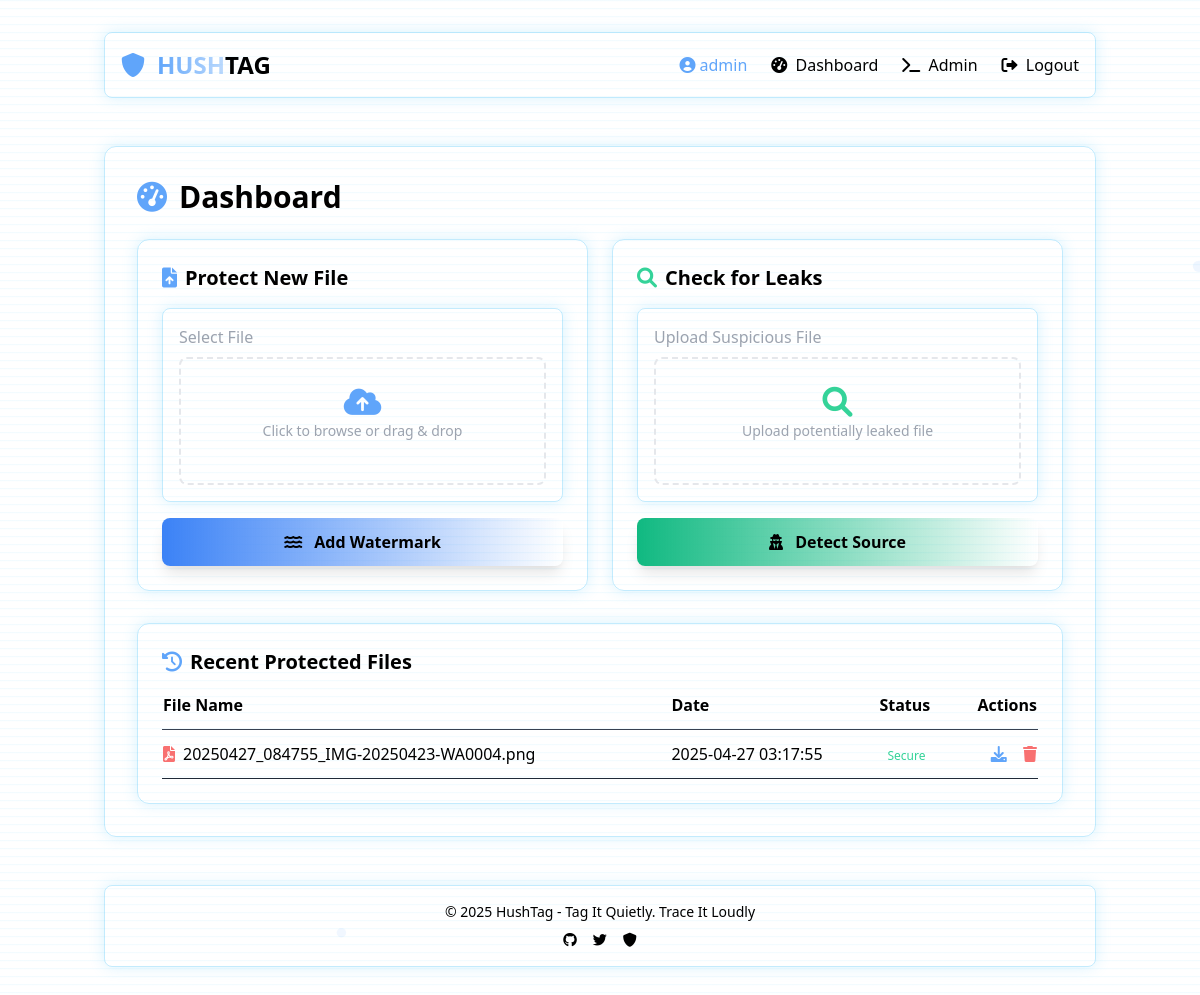
The page /dashboard (signed in) on the database as committed earlier.
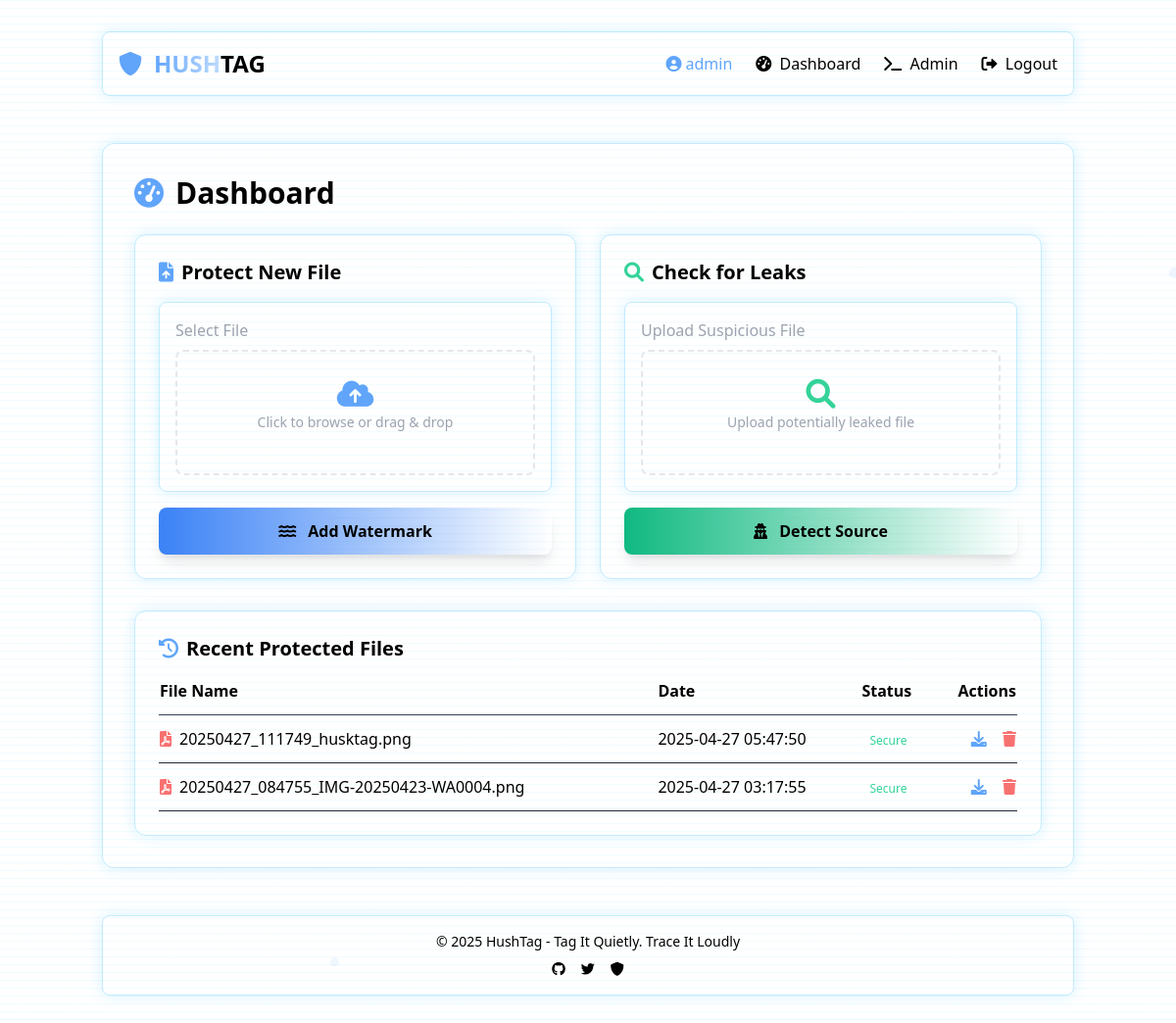
The same page on the database as committed later.
### tables this page shows
CREATE TABLE files (
                id INTEGER PRIMARY KEY AUTOINCREMENT,
                user_id INTEGER NOT NULL,
                original_name TEXT NOT NULL,
                watermarked_name TEXT NOT NULL,
                watermark TEXT NOT NULL,
                uploaded_at TIMESTAMP DEFAULT CURRENT_TIMESTAMP,
                FOREIGN KEY (user_id) REFERENCES users (id)
            );

### app/routes/main.py (the view)
@main_bp.route("/dashboard")
@login_required
def dashboard():
    user_files = get_user_files(session["user_id"])
    return render_template("dashboard.html", files=user_files)

### app/__init__.py (called while the page is built)
def create_app():
    app = Flask(__name__, template_folder="../templates", static_folder="../static")
    app.config.from_object("config")
    init_db(app)
    from .routes.auth import auth_bp
    from .routes.main import main_bp
    from .routes.api import api_bp
    from .routes.admin import admin_bp
    app.register_blueprint(auth_bp)
    app.register_blueprint(main_bp)
    app.register_blueprint(api_bp, url_prefix="/api")
    app.register_blueprint(admin_bp, url_prefix="/admin")
    @app.context_processor
    def inject_user():
        return dict(current_user=current_user)
    return app

### app/db.py (called while the page is built)
def get_db():
    if "db" not in g:
        g.db = sqlite3.connect(Config.DATABASE)
        g.db.row_factory = sqlite3.Row
    return g.db

def get_user_files(user_id):
    db = get_db()
    return db.execute(
        "SELECT id, original_name, watermarked_name, uploaded_at FROM files WHERE user_id = ? ORDER BY uploaded_at DESC",
        (user_id,),
    ).fetchall()

### templates/dashboard.html (shortened to what the changed rows need)
{% extends "base.html" %} {% block content %}
<div>
  <h2 class="text-3xl font-bold mb-6 flex items-center">
    <i class="fas fa-tachometer-alt text-blue-400 mr-3"></i>
    <span>Dashboard</span>
  </h2>
  <div class="mt-8 cyber-border rounded-xl p-6">
    <div class="overflow-x-auto">
      <table class="w-full">
        <thead>
          <tr class="text-left border-b border-gray-700">
            <th class="pb-3">File Name</th>
            <th class="pb-3">Date</th>
            <th class="pb-3">Status</th>
            <th class="pb-3 text-right">Actions</th>
          </tr>
        </thead>
        <tbody>
          {% for file in files %}
          <tr
            class="border-b border-gray-800 hover:bg-gray-800/50 transition-colors"
          >
            <td class="py-3">
              <div class="flex items-center">
                <i class="fas fa-file-pdf text-red-400 mr-2"></i>
                <span>{{ file['original_name'] }}</span>
              </div>
            </td>
            <td>{{ file['uploaded_at'] }}</td>
            <td>
              <span
                class="px-2 py-1 bg-green-900/50 text-green-400 rounded-full text-xs"
                >Secure</span
              >
            </td>
            <td class="text-right">
              <a
                href="/uploads/{{ file['watermarked_name'] }}"
                class="text-blue-400 hover:text-blue-300 mr-3"
              >
                <i class="fas fa-download"></i>
              </a>
              <a
                href="/delete/{{ file['watermarked_name'] }}"
                class="text-red-400 hover:text-red-300"
              >
                <i class="fas fa-trash"></i>
              </a>
            </td>
          </tr>
          {% endfor %}
        </tbody>
      </table>
    </div>
  </div>
</div>
{% endblock %}

Rows that differ between the two databases and show on the page:
added files: original_name "20250427_111749_husktag.png", uploaded_at "2025-04-27 05:47:50"
